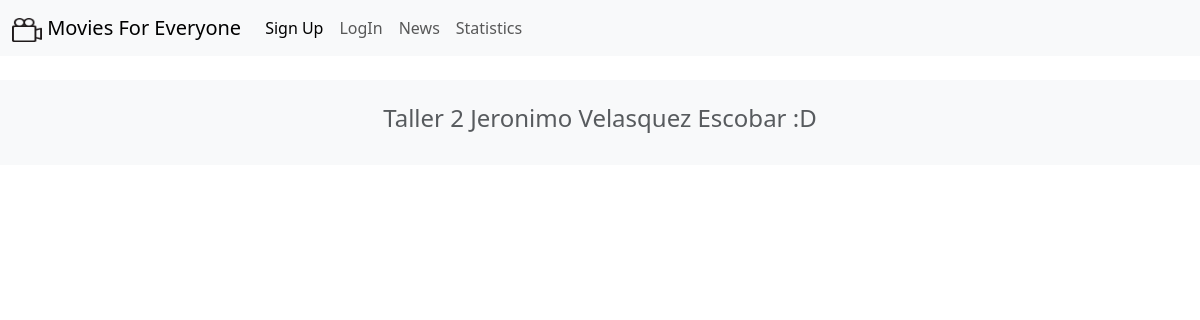
Before: /news/ with the older database file.
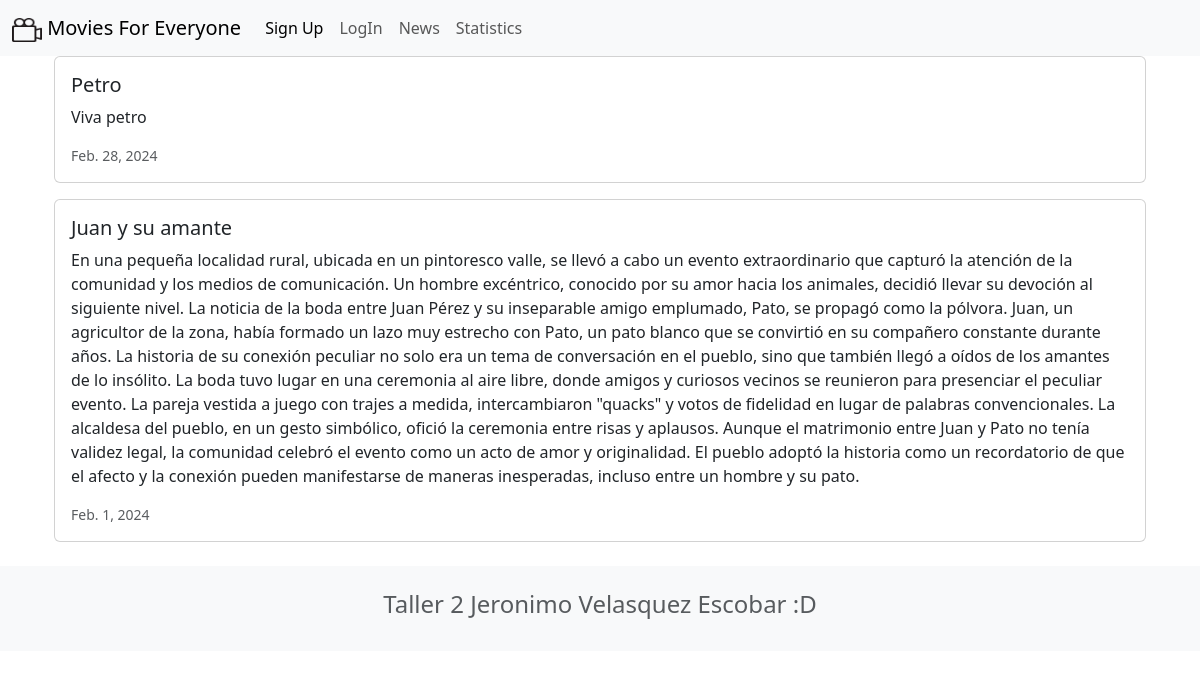
After: the same page with the newer database file.
### news/models.py (models this page shows, shortened)
class News(models.Model):
    headline = models.CharField(max_length = 200)
    body = models.TextField()
    date = models.DateField()

### news/views.py (the view)
# urls.py: path('news/', include('news.urls')),
def news(request):
    newss = News.objects.all().order_by('-date')
    return render(request, 'news.html', {'newss' : newss})

### news/templates/news.html (shortened to what this page needs)
{% extends 'base.html' %}
{% block content %}
<head>
    <link href="https://cdn.jsdelivr.net/npm/bootstrap@5.3.3/dist/css/bootstrap.min.css" rel="stylesheet"
>
</head>
<div class="container">
    {% for news in newss %}
    <div class="card mb-3">
        <div class="row g-0">
            <div>
                <div class="card-body">
                    <h5 class="card-title">{{news.headline}}</h5>
                    <p class="card-text">{{news.body}}</p>
                    <p class="card-text"><small class="text-muted">{{news.date}}</small></p>
                </div>
            </div>
        </div>
    </div>
    {% endfor %}
</div>
{% endblock content%}

### moviereviews/templates/base.html (shortened to what this page needs)
<head>
    <link href="https://cdn.jsdelivr.net/npm/bootstrap@5.3.3/dist/css/bootstrap.min.css" rel="stylesheet"
>
</head>
<nav class="navbar navbar-expand-lg bg-body-tertiary">
    <div class="container-fluid">
      <a class="navbar-brand" href="{% url 'home' %}">
        {% load static %}
        <img src="{% static 'images/movie.png' %}" alt="" width="30" height="24" class="d-inline-block aling-text-top">
        Movies For Everyone
    </a>
      <div class="collapse navbar-collapse" id="navbarSupportedContent">
        <ul class="navbar-nav me-auto mb-2 mb-lg-0">
          <li class="nav-item">
            <a class="nav-link active" aria-current="page" href="#">Sign Up</a>
          </li>
          <li class="nav-item">
            <a class="nav-link" href="#">LogIn</a>
          </li>
          <li class="nav-item">
            <a class="nav-link" href="{% url 'news' %}">News</a>
          </li>
          <li class="nav-item">
            <a class="nav-link" href="{% url 'statistics' %}">Statistics</a>
          </li>
        </ul>
      </div>
    </div>
  </nav>
<div class="container">
    {% block content %}
    {% endblock content%}
</div>
<footer class="text-center text-lg-start bg-light text-muted mt-4">
    <div class="container">
        <div class="row">
            <div class="text-center p-4">
                <h4>Taller 2 Jeronimo Velasquez Escobar :D</h4>
            </div>
        </div>
    </div>
</footer>

Changed rows visible on the page:
added News: headline "Petro", body "Viva petro", date "Feb. 28, 2024"
added News: headline "Juan y su amante", body "En una pequeña localidad rural, ubicada en un pintoresco valle, se llevó a cabo un evento extraordinario que capturó la atención de la comunidad y los medios de comunicación. Un hombre excéntrico, conocido por su amor hacia los animales, decidió llevar su devoción al siguiente nivel. La noticia de la boda entre Juan Pérez y su inseparable amigo emplumado, Pato, se propagó como la pólvora. Juan, un agricultor de la zona, había formado un lazo muy estrecho con Pato, un pato blanco que se convirtió en su compañero constante durante años. La historia de su conexión peculiar no solo era un tema de conversación en el pueblo, sino que también llegó a oídos de los amantes de lo insólito. La boda…", date "Feb. 1, 2024"
